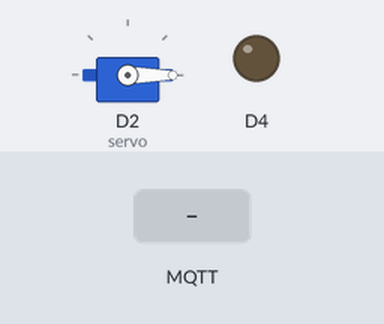
Bench run of a sketch on a simulated ESP8266 (NodeMCU). On the bench: servo, output pins drawn as LEDs (lit = HIGH). The test bench sets the inputs (shaded band). WiFi joins after 1.5 s; servers stay silent unless stated; the local clock reads 2024-03-15 10:24:30 at power-on unless the sketch sets it; storage starts empty; no MQTT or app messages arrive unless stated; what the sketch prints to the serial monitor is not drawn.

Above: at 5.8 s.
5.9 s: MQTT message "A" arrives on the first subscribed topic
At 8.6 s:
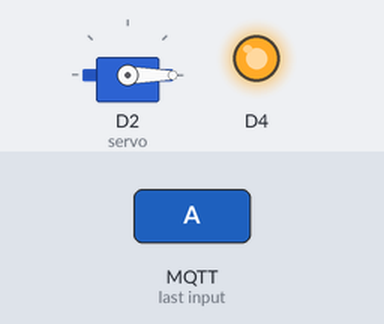
8.9 s: MQTT message "1" arrives on the first subscribed topic
At 9.3 s:
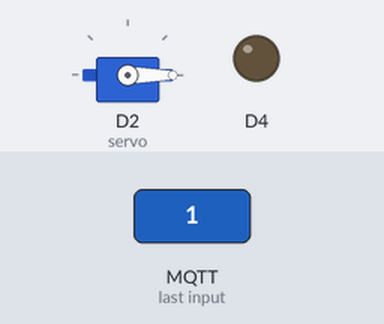
10.4 s: MQTT message "on" arrives on the first subscribed topic
At 11.6 s:
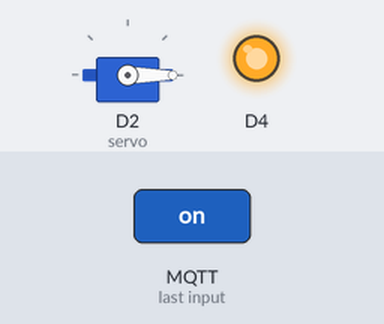
Timing chart, 0 to 13.4 s (numbered marks = the images above; inputs shaded):
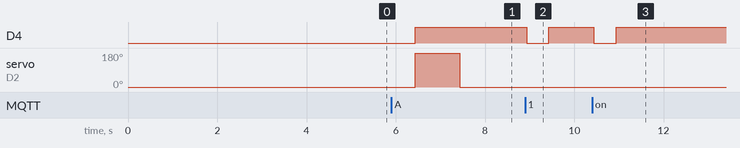

Measured:
- after the input at 5.9 s, D4: LOW → HIGH after 0.53 s; servo on D2 (servo): 0° → 180° after 0.53 s, → 0° 1.0 s later
- after the input at 8.9 s, D4: HIGH → LOW at once, → HIGH 0.50 s later
- after the input at 10.4 s, D4: HIGH → LOW at once, → HIGH 0.50 s later

The sketch:

MAIN.ino
```cpp
#include <ESP8266WiFi.h>
#include <PubSubClient.h>
#include <Servo.h>
#include <time.h>
#include <TZ.h>
#include <FS.h>
#include <LittleFS.h>
#include <CertStoreBearSSL.h>
//lutfi code
Servo servo;
String myint="nothing";
// Update these with values suitable for your network.
const char* ssid = "CPH1607";
const char* password = "12345678";
//Your HiveMQ server
const char* mqtt_server = "9918cf3a39e64145b2fbc5a438bfc66a.s1.eu.hivemq.cloud";

// A single, global CertStore which can be used by all connections.
// Needs to stay live the entire time any of the WiFiClientBearSSLs
// are present.
BearSSL::CertStore certStore;

WiFiClientSecure espClient;
PubSubClient * client;
unsigned long lastMsg = 0;
#define MSG_BUFFER_SIZE (500)
char msg[MSG_BUFFER_SIZE];
int value = 0;

void setup_wifi() {
  delay(10);
  // We start by connecting to a WiFi network
  Serial.println();
  Serial.print("Connecting to ");
  Serial.println(ssid);

  WiFi.mode(WIFI_STA);
  WiFi.begin(ssid, password);

  while (WiFi.status() != WL_CONNECTED) {
    delay(500);
    Serial.print(".");
  }

  randomSeed(micros());

  Serial.println("");
  Serial.println("WiFi connected");
  Serial.println("IP address: ");
  Serial.println(WiFi.localIP());
}


void setDateTime() {
  // You can use your own timezone, but the exact time is not used at all.
  // Only the date is needed for validating the certificates.
  configTime(TZ_Europe_Berlin, "pool.ntp.org", "time.nist.gov");

  Serial.print("Waiting for NTP time sync: ");
  time_t now = time(nullptr);
  while (now < 8 * 3600 * 2) {
    delay(100);
    Serial.print(".");
    now = time(nullptr);
  }
  Serial.println();

  struct tm timeinfo;
  gmtime_r(&now, &timeinfo);
  Serial.printf("%s %s", tzname[0], asctime(&timeinfo));
}


void callback(char* topic, byte* payload, unsigned int length) {
  Serial.print("Message arrived [");
  Serial.print(topic);
  Serial.print("] ");
  for (int i = 0; i < length; i++) {
    Serial.print((char)payload[i]);
    myint=(char)payload[0];
  }
  Serial.println();

  // Switch on the LED if the first character is present
  if ((char)payload[0] != NULL) {
    digitalWrite(LED_BUILTIN, LOW); // Turn the LED on (Note that LOW is the voltage level
    // but actually the LED is on; this is because
    // it is active low on the ESP-01)
    delay(500);
    digitalWrite(LED_BUILTIN, HIGH); // Turn the LED off by making the voltage HIGH
  } else {
    digitalWrite(LED_BUILTIN, HIGH); // Turn the LED off by making the voltage HIGH
  }
}


void reconnect() {
  // Loop until we’re reconnected
  while (!client->connected()) {
    Serial.print("Attempting MQTT connection…");
    String clientId = "ESP8266Client - MyClient";
    // Attempt to connect
    // Insert your password
    if (client->connect(clientId.c_str(), "GalvinLim23", "GalvinLim23")) {
      Serial.println("connected");
      // Once connected, publish an announcement…
      client->publish("testTopic", "hello world");
      // … and resubscribe
      client->subscribe("testTopic");
    } else {
      Serial.print("failed, rc = ");
      Serial.print(client->state());
      Serial.println(" try again in 5 seconds");
      // Wait 5 seconds before retrying
      delay(5000);
    }
  }
}


void setup() {
  delay(500);
  // When opening the Serial Monitor, select 9600 Baud
  Serial.begin(9600);
  delay(500);

  LittleFS.begin();
  setup_wifi();
  setDateTime();

  pinMode(LED_BUILTIN, OUTPUT); // Initialize the LED_BUILTIN pin as an output

  // you can use the insecure mode, when you want to avoid the certificates
  //espclient->setInsecure();

  int numCerts = certStore.initCertStore(LittleFS, PSTR("/certs.idx"), PSTR("/certs.ar"));
  Serial.printf("Number of CA certs read: %d\n", numCerts);
  if (numCerts == 0) {
    Serial.printf("No certs found. Did you run certs-from-mozilla.py and upload the LittleFS directory before running?\n");
    return; // Can't connect to anything w/o certs!
  }

  BearSSL::WiFiClientSecure *bear = new BearSSL::WiFiClientSecure();
  // Integrate the cert store with this connection
  bear->setCertStore(&certStore);

  client = new PubSubClient(*bear);

  client->setServer(mqtt_server, 8883);
  client->setCallback(callback);
  servo.attach(D2);
  servo.write(0);
  delay(2000);
}

void loop() {
  if (!client->connected()) {
    reconnect();
  }
  client->loop();
  unsigned long now = millis();
  Serial.println(myint);
  if(myint=="A"){
    servo.write(180);
    delay(1000);
    servo.write(0);
    myint="0";
  }

}
```
